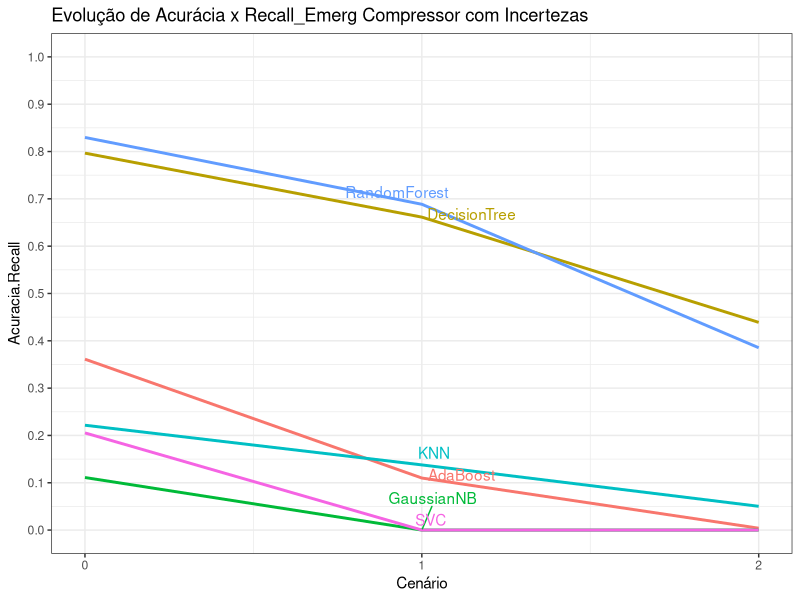
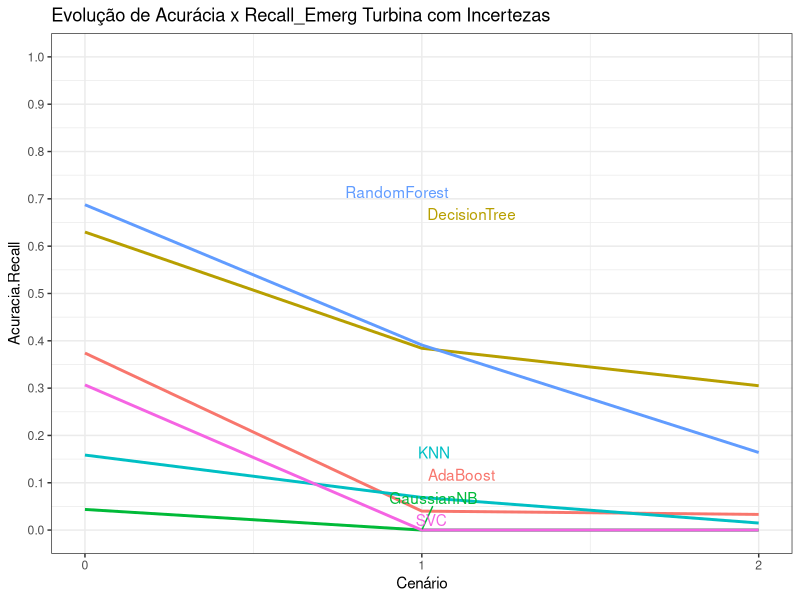

Here is the R script that generated these plots, in order:
# Gráfico de evolução dos modelos pelos cenários

library(ggplot2)
library(ggrepel)

df_comp <- read.csv('compressor_erros.csv')

# Gráfico para o compressor
p1 <- ggplot(df_comp, aes(Cenário, Acuracia.Recall, group = Algoritmo, colour = Algoritmo))

p2 <- p1 + geom_line(size = 1) + theme_bw() +  theme(legend.position="none")

(p3 <- p2 + geom_text_repel(data = df_comp[df_comp$Cenário==1,], aes(label = Algoritmo, 
                                                                     hjust = 1, vjust = 1))
  + ggtitle("Evolução de Acurácia x Recall_Emerg Compressor com Incertezas")
  + scale_x_continuous(limits = c(0, 2), n.breaks = 3)
  + scale_y_continuous(limits = c(0, 1), n.breaks = 10)
)

# Gráfico para a turbina

df_turb <- read.csv('turbina_erros.csv')

q1 <- ggplot(df_turb, aes(Cenário, Acuracia.Recall, group = Algoritmo, colour = Algoritmo))

q2 <- q1 + geom_line(size = 1) + theme_bw() +  theme(legend.position="none")

(q3 <- q2 + geom_text_repel(data = df_comp[df_comp$Cenário==1,], aes(label = Algoritmo, 
                                                                     hjust = 1, vjust = 1))
  + ggtitle("Evolução de Acurácia x Recall_Emerg Turbina com Incertezas")
  + scale_x_continuous(limits = c(0, 2), n.breaks = 3)
  + scale_y_continuous(limits = c(0, 1), n.breaks = 10)
)
